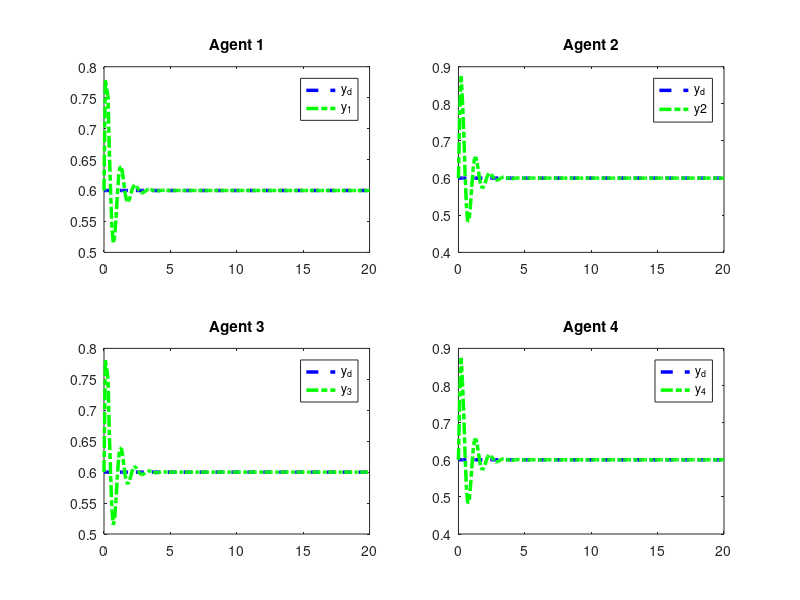
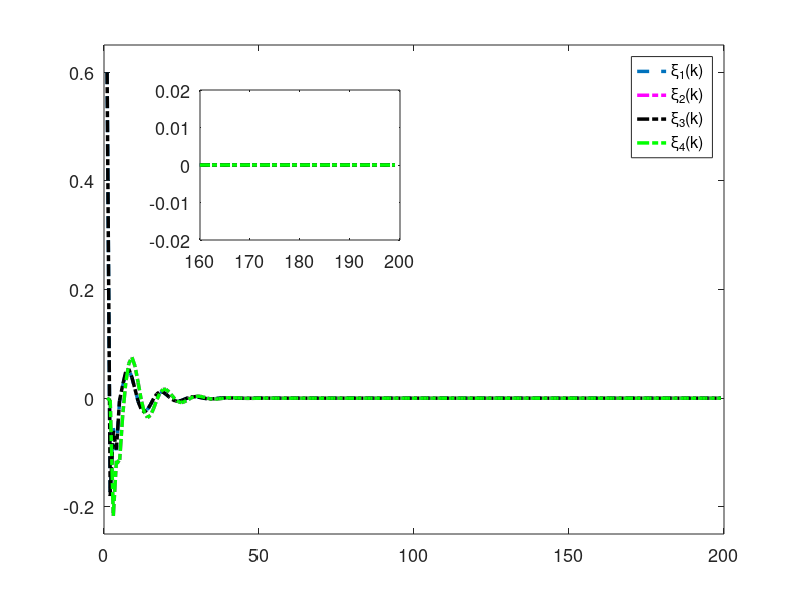

The MATLAB source for these figures, in order: (Note: this script raises an error after producing the figures.)
clc; clear;

% Parameters
rho =7.5;            % Increase gain for better control response
eta = 1;          % Increase to make the adaptive update faster
lamda = 350;         % Model-free parameter
mu = 0.005;           % Adaptive parameter
epsilon = 1e-5;      % Small threshold for stability
alpha = 15;           % Smoothing factor for error dynamics
T = 0.1;             % Sampling time
gamma1 = 0.45;        % Adjust control gains for faster tracking
gamma2 = 0.15;        % Adjust control gains
gamma3 = 0.45;        % Adjust control gains
gamma4 = 0.15;        % Adjust control gains
beta = 10;        % Sliding mode coefficient
sigma = 95;         % Sliding mode parameter
tau = 1e-5;       % Small damping term

rT = 1024;           % Sample rate
L = 200;             % Time steps
m = 200;             % Data size
n = 600;             % Data size

% Initialization
phi1 = zeros(m+1,1); 
phi2 = zeros(m+1,1); 
phi3 = zeros(m+1,1); 
phi4 = zeros(m+1,1);
mfa1 = zeros(m+1,1); 
mfa2 = zeros(m+1,1); 
mfa3 = zeros(m+1,1); 
mfa4 = zeros(m+1,1);
sm1 = zeros(m,1);  
sm2 = zeros(m,1);  
sm3 = zeros(m,1);  
sm4 = zeros(m,1);
y1 = zeros(m+1,1); 
y2 = zeros(m+1,1); 
y3 = zeros(m+1,1); 
y4 = zeros(m+1,1);
u1 = zeros(m,1);   
u2 = zeros(m,1);   
u3 = zeros(m,1);   
u4 = zeros(m,1);
xi1 = zeros(m,1);  
xi2 = zeros(m,1);  
xi3 = zeros(m,1);  
xi4 = zeros(m,1);
s1 = zeros(m,1);   
s2 = zeros(m,1);   
s3 = zeros(m,1);   
s4 = zeros(m,1);
yd = zeros(m+1,1);

% Desired signal (Reference trajectory)
for k = 1:1:m+1
    yd(k) = 0.6; % Time-invariant constant reference signal
    
    % yd(k) = 0.6 * sin(0.05 * pi * k) + 0.6 * cos(0.03 * pi * k);
end


for k = 1:m
    % Adaptive Gain update
    if k == 1
        phi1(k) = 4.0; 
        phi2(k) = 4.0; 
        phi3(k) = 4.0; 
        phi4(k) = 4.0;
    elseif k == 2
        phi1(k) = phi1(k-1) + (eta * u1(k-1) / (mu + u1(k-1)^2)) * (y1(k) - phi1(k-1)*u1(k-1));
        phi2(k) = phi2(k-1) + (eta * u2(k-1) / (mu + u2(k-1)^2)) * (y2(k) - phi2(k-1)*u2(k-1));
        phi3(k) = phi3(k-1) + (eta * u3(k-1) / (mu + u3(k-1)^2)) * (y3(k) - phi3(k-1)*u3(k-1));
        phi4(k) = phi4(k-1) + (eta * u4(k-1) / (mu + u4(k-1)^2)) * (y4(k) - phi4(k-1)*u4(k-1));
    else
        phi1(k) = phi1(k-1) + (eta * (u1(k-1) - u1(k-2)) / (mu + (u1(k-1) - u1(k-2))^2)) * (y1(k) - y1(k-1) - phi1(k-1) * (u1(k-1) - u1(k-2)));
        phi2(k) = phi2(k-1) + (eta * (u2(k-1) - u2(k-2)) / (mu + (u2(k-1) - u2(k-2))^2)) * (y2(k) - y2(k-1) - phi2(k-1) * (u2(k-1) - u2(k-2)));
        phi3(k) = phi3(k-1) + (eta * (u3(k-1) - u3(k-2)) / (mu + (u3(k-1) - u3(k-2))^2)) * (y3(k) - y3(k-1) - phi3(k-1) * (u3(k-1) - u3(k-2)));
        phi4(k) = phi4(k-1) + (eta * (u4(k-1) - u4(k-2)) / (mu + (u4(k-1) - u4(k-2))^2)) * (y4(k) - y4(k-1) - phi4(k-1) * (u4(k-1) - u4(k-2)));
    end

    % Stability protection
    if k > 2 && (abs(phi1(k)) <= epsilon || abs(u1(k - 1) - u1(k - 2)) <= epsilon || sign(phi1(k)) ~= sign(phi1(1)))
        phi1(k) = phi1(1);
    end
    
    if k > 2 && (abs(phi2(k)) <= epsilon || abs(u2(k - 1) - u2(k - 2)) <= epsilon || sign(phi2(k)) ~= sign(phi2(1)))
        phi2(k) = phi2(1);
    end
    
    if k > 2 && (abs(phi3(k)) <= epsilon || abs(u3(k - 1) - u3(k - 2)) <= epsilon || sign(phi3(k)) ~= sign(phi3(1)))
        phi3(k) = phi3(1);
    end
    
    if k > 2 && (abs(phi4(k)) <= epsilon || abs(u4(k - 1) - u4(k - 2)) <= epsilon || sign(phi4(k)) ~= sign(phi4(1)))
        phi4(k) = phi4(1);
    end
    

    % Error dynamics
    xi1(k) = yd(k) - 2*y1(k) + y4(k);
    xi2(k) = y1(k) - 2*y2(k) + y3(k);
    xi3(k) = y2(k) + yd(k) - 2*y3(k);
    xi4(k) = y1(k) + y3(k) - 2*y4(k);

    
    % Fix: Handle k=1 case for sliding surfaces
    if k == 1
        s1(k) = 0;
        s2(k) = 0;
        s3(k) = 0;
        s4(k) = 0;
    else
        s1(k) = alpha * xi1(k) - xi1(k-1);
        s2(k) = alpha * xi2(k) - xi2(k-1);
        s3(k) = alpha * xi3(k) - xi3(k-1);
        s4(k) = alpha * xi4(k) - xi4(k-1);
    end
    

    % MFAC updates
    if k == 1
        mfa1(k) = 0;
        mfa2(k) = 0;
        mfa3(k) = 0;
        mfa4(k) = 0;
    else
        mfa1(k) = mfa1(k-1) + (rho * phi1(k)) / (lamda + abs(phi1(k)^2)) * xi1(k);
        mfa2(k) = mfa2(k-1) + (rho * phi2(k)) / (lamda + abs(phi2(k)^2)) * xi2(k);
        mfa3(k) = mfa3(k-1) + (rho * phi3(k)) / (lamda + abs(phi3(k)^2)) * xi3(k);
        mfa4(k) = mfa4(k-1) + (rho * phi4(k)) / (lamda + abs(phi4(k)^2)) * xi4(k);
    end

    % SMC updates
    if k == 1 
        sm1(k) = 0;
        sm2(k) = 0;
        sm3(k) = 0;
        sm4(k) = 0;
    else
        sm1(k) = sm1(k-1) + (beta * phi1(k)) / (sigma + (phi1(k))^2) * ...
            ( (xi1(k) + (y4(k) - y4(k-1)) + (yd(k+1) - yd(k))) / (1 + 1) ...
            - (xi1(k)) / (alpha * (2)) + tau * sign(s1(k)) );

        sm2(k) = sm2(k-1) + (beta * phi2(k)) / (sigma + (phi2(k))^2) * ...
            ( (xi2(k) + (y1(k) - y1(k-1)) + (y3(k) - y3(k-1))) / (1 + 1) ...
            - (xi2(k)) / (alpha * 2) + tau * sign(s2(k)) );

        sm3(k) = sm3(k-1) + (beta * phi3(k)) / (sigma + (phi3(k))^2) * ...
            ( (xi3(k) + (y2(k) - y2(k-1)) + (yd(k+1) - yd(k))) / (1 + 1) ...
            - (xi3(k)) / (alpha * (2)) + tau * sign(s3(k)) );

        sm4(k) = sm4(k-1) + (beta * phi4(k)) / (sigma + (phi4(k))^2) * ...
            ( (xi4(k) + (y1(k) - y1(k-1)) + (y3(k) - y3(k-1))) / (1 + 1) ...
            - (xi4(k)) / (alpha * (2)) + tau * sign(s4(k)) );
    end

    % Control signal
    if k == 1
        u1(k) = 0.01;
        u2(k) = 0.01;
        u3(k) = 0.01;
        u4(k) = 0.01;
    else
        u1(k) = mfa1(k) + gamma1 * sm1(k);
        u2(k) = mfa2(k) + gamma2 * sm2(k);
        u3(k) = mfa3(k) + gamma3 * sm3(k);
        u4(k) = mfa4(k) + gamma4 * sm4(k);
    end
    if k == 1%0
        y1(k)=0.6;
        y2(k)=0.6;
        y3(k)=0.6;
        y4(k)=0.6;

    end


    

    % Plant model update with nonlinear term and feedforward
    a = 0.5;
    b1 = 1.2 * n / (rT * 0.2);
    b2 = 1.2 * n / (rT * 0.2);
    b3 = 1.2 * n / (rT * 0.2);
    b4 = 1.2 * n / (rT * 0.2);
    
    nonlinearity1 = 0.03; % Coefficient for cubic nonlinearity
    nonlinearity2 = 0.01; % Coefficient for cubic nonlinearity
    nonlinearity3 = 0.02; % Coefficient for cubic nonlinearity
    nonlinearity4 = 0.01; % Coefficient for cubic nonlinearity
    ff_gain = 0.45; % Feedforward gain
    
  

    % Add cubic nonlinearity and feedforward term
    y1(k+1) = a * y1(k) + b1 * u1(k)- nonlinearity1 * y1(k)^3 + ff_gain ;
    y2(k+1) = a * y2(k) + b2 * u2(k) - nonlinearity2 * y2(k)^2+ ff_gain ;
    y3(k+1) = a * y3(k) + b3 * u3(k)- nonlinearity3 * y3(k)^3+ ff_gain;
    y4(k+1) = a * y4(k) + b4 * u4(k)- nonlinearity4 * y4(k)^2 + ff_gain ;

    % % Add cubic nonlinearity and feedforward term
    % y1(k+1) = y1(k) * u1(k) / 1 + y1(k)^2 + u1(k);
    % y2(k+1) = y2(k) * u2(k) / 1 + y2(k)^3 + u2(k) + 0.5 * u2(k);
    % y3(k+1) = y3(k) * u3(k) / 1 + y3(k)^2 + u3(k) + 0.9 * u3(k);
    % y4(k+1) = y4(k) * u4(k) / 1 + y4(k)^3 + u4(k) + 0.8 * u4(k); 
end

% Plotting

% Time vector for plotting
t = 0:T:m*T;  % Gives 201 points, as expected

% Truncate yd to match y1, y2, etc. size
yd_plot = yd(1:m+1);

% Plot 4 subplots
% figure;
figure('Position', [100, 100, 15*100, 7.0*100]); % [left, bottom, width, height] in pixels
subplot(2,2,1);
plot(t, yd_plot, '--b', 'LineWidth',2.5); hold on;
plot(t, y1, '-.g', 'LineWidth', 2.5);
title('Agent 1'); grid off;
legend('y_d','y_1');

subplot(2,2,2);
plot(t, yd_plot, '--b', 'LineWidth', 2.5); hold on;
plot(t, y2, '-.g', 'LineWidth', 2.5);
title('Agent 2'); grid off;
legend('y_d','y2');

subplot(2,2,3);
plot(t, yd_plot, '--b', 'LineWidth', 2.5); hold on;
plot(t, y3, '-.g', 'LineWidth', 2.5);
title('Agent 3'); grid off;
legend('y_d','y_3');

subplot(2,2,4);
plot(t, yd_plot, '--b', 'LineWidth', 2.5); hold on;
plot(t, y4, '-.g', 'LineWidth', 2.5);
title('Agent 4'); grid off;
legend('y_d','y_4');





% Create a figure and set its size (width: 10 inches, height: 5.5 inches)
figure('Position', [100, 100, 10*100, 5.0*100]); % [left, bottom, width, height] in pixels

% Main plot
plot(xi1(1:end-1), '--', 'DisplayName', '\xi_1(k)', 'LineWidth', 2.5); hold on;
plot(xi2(1:end-1), '-.m', 'DisplayName', '\xi_2(k)', 'LineWidth', 2.5);
plot(xi3(1:end-1), '-.k', 'DisplayName', '\xi_3(k)', 'LineWidth', 2.5);
plot(xi4(1:end-1), '-.g', 'DisplayName', '\xi_4(k)', 'LineWidth', 2.5);

% Set main plot properties
% xlabel('Time step', 'FontSize', 14);
% ylabel('Distributed error', 'FontSize', 14);
legend('FontSize', 14);
xlim([0 L]);
ylim([-0.25 0.65]);
% ylim([-2.5 5])
grid off;
set(gca, 'FontSize', 13);
% title('Distributed Errors', 'FontSize', 15, 'FontWeight', 'bold');

% Add zoomed-in inset plot
% Define the inset axes: [left, bottom, width, height] in normalized units (0 to 1)
axes('Position', [0.25, 0.60, 0.25, 0.25]); % Top-right corner, adjust as needed
box on; % Add a box around the inset
hold on;

% Plot the same data in the inset, focusing on a specific region
% Example: Zoom in on the last 20% of the x-axis and y-range [-0.2, 0.2]
zoom_x_start = 0.8 * L; % Start of zoomed x-range (last 20% of L)
zoom_x_end = L; % End of zoomed x-range
plot(xi1(1:end-1), '--', 'LineWidth', 2.5); % Same style as main plot
plot(xi2(1:end-1), '-.m', 'LineWidth', 2.5);
plot(xi3(1:end-1), '-.k', 'LineWidth', 2.5);
plot(xi4(1:end-1), '-.g', 'LineWidth', 2.5);

% Set limits for the zoomed region
xlim([zoom_x_start zoom_x_end]);
ylim([-0.02 0.02]);

% Customize inset plot
set(gca, 'FontSize', 13); % Smaller font for inset
grid off; % Match main plot style
% Optionally, add a title or labels to the inset
% title('Zoomed Region', 'FontSize', 10);

% Optional: Add a rectangle on the main plot to indicate the zoomed region
axes(findall(gcf, 'Type', 'axes', 'Position', [100, 100, 10*100, 5.5*100])); % Switch back to main axes
% rectangle('Position', [zoom_x_start, -0.1, zoom_x_end-zoom_x_start, 0.2], ...
%     'LineStyle', '--', 'LineWidth', 1, 'EdgeColor', 'k'); % Rectangle showing zoomed area

hold off;
